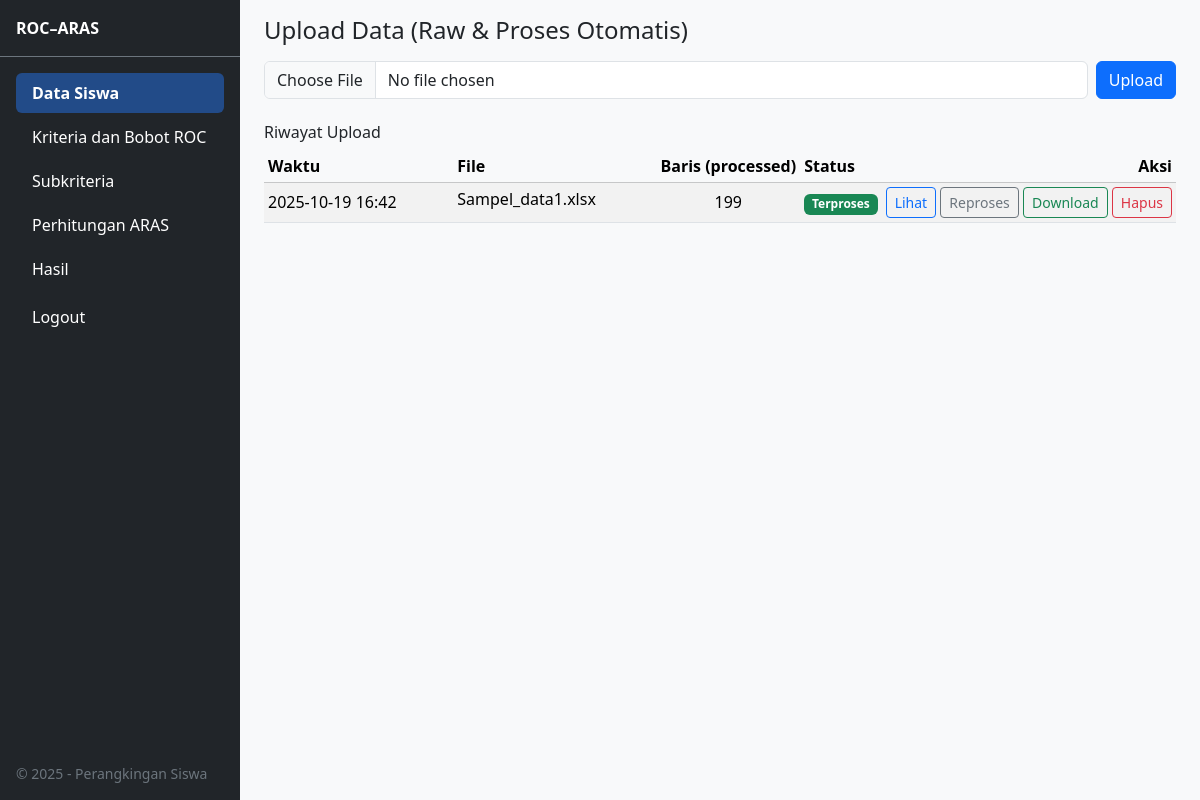
/upload (signed in), run on the app's committed database.
### app/models.py (models this page shows)
class Upload(db.Model):
    id = db.Column(db.Integer, primary_key=True)
    user_id = db.Column(db.Integer, db.ForeignKey('user.id'), nullable=False)
    original_filename = db.Column(db.String(255), nullable=False)
    saved_path = db.Column(db.String(255), nullable=False)  # raw file path
    processed_path = db.Column(db.String(255), nullable=True)  # processed CSV
    n_rows = db.Column(db.Integer, nullable=True)
    created_at = db.Column(db.DateTime, default=datetime.utcnow)

### app/routes.py (the view, shortened to what this page needs)
@main_bp.route("/upload", methods=["GET","POST"])
@login_required
def upload():
    form = UploadForm()
    uploads = Upload.query.order_by(Upload.created_at.desc()).all()
    return render_template("upload.html", form=form, uploads=uploads)

### app/forms.py
class UploadForm(FlaskForm):
    file = FileField("Upload Excel (.xlsx)", validators=[DataRequired()])
    submit = SubmitField("Upload")

### app/models.py (called while the page is built)
@login_manager.user_loader
def load_user(user_id):
    return User.query.get(int(user_id))

### app/templates/upload.html (shortened to what this page needs)
{% extends "layout.html" %} {% block content %}
<div class="container-xxl">
  <h4 class="mb-3">Upload Data (Raw &amp; Proses Otomatis)</h4>
  <form method="POST" enctype="multipart/form-data" class="mb-4">
    <div class="row g-2">
      <div class="col-12 col-sm">{{ form.file(class="form-control") }}</div>
      <div class="col-12 col-sm-auto d-grid">
        {{ form.submit(class="btn btn-primary") }}
      </div>
    </div>
  </form>
  <h6 class="mb-2">Riwayat Upload</h6>
  <div class="table-responsive">
    <table class="table table-sm table-striped align-middle">
      <thead class="table-light">
        <tr>
          <th class="text-nowrap">Waktu</th>
          <th>File</th>
          <th class="text-nowrap">Baris (processed)</th>
          <th>Status</th>
          <th class="text-end">Aksi</th>
        </tr>
      </thead>
      <tbody>
        {% if uploads and uploads|length > 0 %} {% for u in uploads %}
        <tr>
          <td class="text-nowrap">
            {{ u.created_at.strftime('%Y-%m-%d %H:%M') if u.created_at else '-'
            }}
          </td>
          <td>
            <span
              class="d-inline-block text-truncate"
              style="max-width: 360px"
              title="{{ u.original_filename }}"
            >
              {{ u.original_filename }}
            </span>
          </td>
          <td class="text-center" style="width: 1%">{{ u.n_rows or '-' }}</td>
          <td style="width: 1%">
            {% if u.processed_path %}
            <span class="badge text-bg-success">Terproses</span>
            {% else %}
            <span class="badge text-bg-secondary">Raw</span>
            {% endif %}
          </td>
          <td class="text-end text-nowrap" style="width: 1%">
            <a
              class="btn btn-sm btn-outline-primary"
              href="{{ url_for('main.upload_view', uid=u.id) }}"
              >Lihat</a
            >
            <form
              method="POST"
              action="{{ url_for('main.upload_reprocess', uid=u.id) }}"
              class="d-inline"
            >
              <button class="btn btn-sm btn-outline-secondary" type="submit">
                Reproses
              </button>
            </form>
            {% if u.original_filename %}
            <a
              class="btn btn-sm btn-outline-success"
              href="{{ url_for('main.download_raw', filename=u.original_filename) }}"
              >Download</a
            >
            {% endif %}
            <form
              method="POST"
              action="{{ url_for('main.upload_delete', uid=u.id) }}"
              class="d-inline"
              onsubmit="return confirm('Hapus upload ini?')"
            >
              <button class="btn btn-sm btn-outline-danger" type="submit">
                Hapus
              </button>
            </form>
          </td>
        </tr>
        {% endfor %} {% else %}
        <tr>
          <td colspan="5" class="text-center py-4 text-muted">
            Belum ada riwayat upload.
          </td>
        </tr>
        {% endif %}
      </tbody>
    </table>
  </div>
  <div class="py-3"></div>
</div>
{% endblock %}

### app/templates/layout.html (style rules this page uses)
:root { --sidebar-w: 240px; }
@media (min-width: 992px) { body { overflow-y: scroll; } }

### data on the page
Upload: created_at "2025-10-19 16:42", original_filename "Sampel_data1.xlsx", n_rows "199", shows "Terproses"
